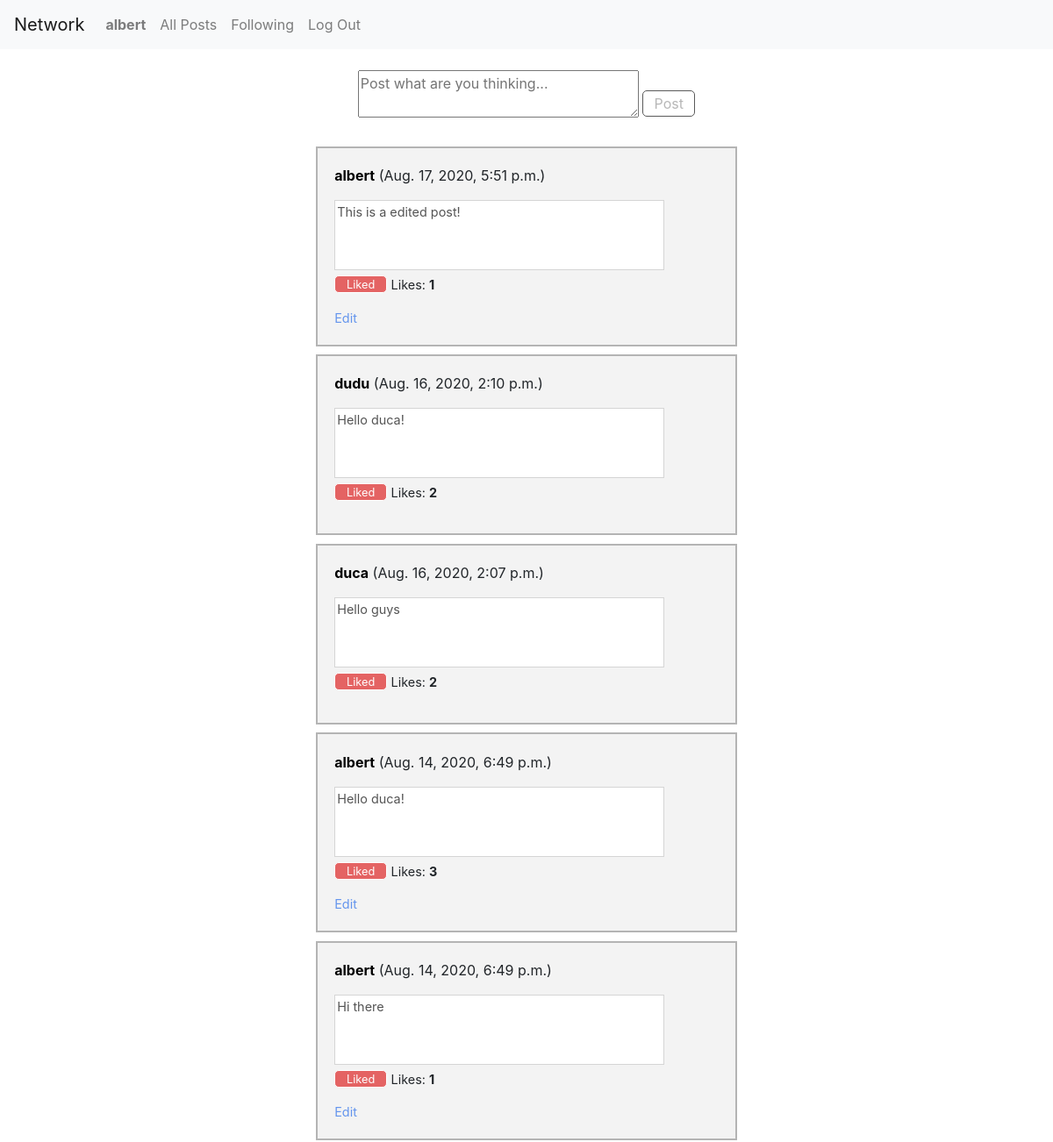
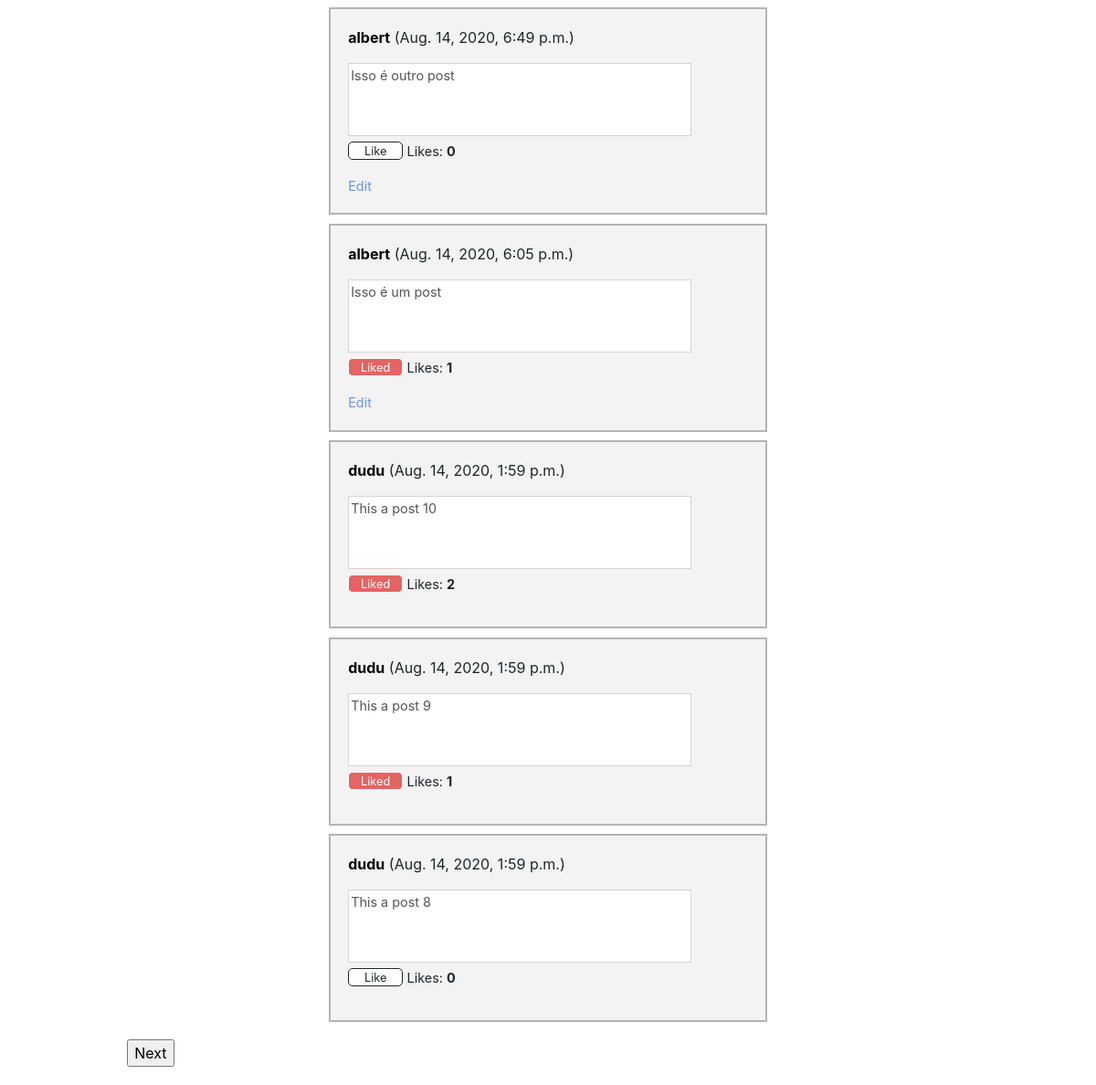
Screenshot of / (signed in) with the database file from the repository (2 pictures, top to bottom).
### network/models.py (models this page shows, shortened)
class User(AbstractUser):
    posts_owner = models.ManyToManyField(Post, blank=True, related_name='owner')
    likes_owner = models.ManyToManyField(Like, blank=True, related_name='owner')
    def __str__(self):
        return self.username

class Post(models.Model):
    post_content = models.TextField(max_length=512, blank=False)
    post_likes = models.ManyToManyField(Like, blank=True, related_name='Post')
    post_date = models.DateTimeField(default=timezone.now, verbose_name='date posted')
    class Meta:
        verbose_name = "Post"
        verbose_name_plural = "Posts"

### network/views.py (the view)
# urls.py: path("", views.index, name="index"),
def index(request, start=0, end=10, mode='loadIndex'):
    if request.method == 'GET' or mode == 'loadPosts':
        posts_info = getPostsInfo(request, start, end)
        loadPlus = getLoadPlus(end)
        loadMinus = getLoadMinus(start)
        start+= 10
        return render(request, "network/index.html", {
            'posts_info': posts_info,
            'start': start,
            'loadPlus': loadPlus,
            'loadMinus': loadMinus
        })
    content = request.POST.get('textarea')
    user = request.user
    createPost(content, user)
    return HttpResponseRedirect(reverse("index"))

### network/views.py (called while the page is built)
def getPostsInfo(request, start, end):
    posts = Post.objects.order_by('pk').reverse()[start:end]
    posts_info = checkPosts(request, posts)
    return posts_info

def checkPosts(request, posts):
    posts_info = getInfo_of_posts(request, posts)
    return posts_info

def getInfo_of_posts(request, posts):
    posts_info = []
    user = request.user
    for post in posts:
        post_line = getPostLine(user, post)
        posts_info.append(post_line)
    return posts_info

def getPostLine(user, post):
    post_line = {}
    is_liked = getIsLiked(user, post)
    owner = getOwner(post)
    is_owner = getIsOwner(owner, user)
    numberOfLikes = getNumberOfLikes(post)
    post_line['post'] = post
    post_line['owner']= owner
    post_line['is_liked'] =  is_liked
    post_line['number_of_likes'] = numberOfLikes
    post_line['is_owner'] = is_owner
    return post_line

def getIsLiked(user, post):
    if(user.is_anonymous):
        return False
    else:
        likes = Like.objects.filter(owner=user, Post=post)
        if(len(likes) > 0):
            return True

def getIsOwner(owner, user):
    if owner == user:
        return True
    return False

def getOwner(post):
    owner = User.objects.filter(posts_owner=post).first()
    return owner

def getNumberOfLikes(post):
    numberOfLikes = len(Like.objects.filter(Post=post))
    return numberOfLikes

def getLoadMinus(start):
    if(start>=10):
        return True
    return False

def getLoadPlus(end):
    numberOfPosts = len(Post.objects.order_by('pk').reverse())
    if numberOfPosts - end >= 10:
        return True
    return False

### network/templates/network/index.html (shortened to what this page needs)
{% extends "network/layout.html" %}
{% load static %}
{% block body %}
    {% if user.is_authenticated %}
    <div id="form-to-post">
        <form method="POST" action="{% url 'index' %}">
            <div id="form-content-to-post">
                <textarea onkeyup="verify()" name="textarea" id="textarea-to-post" placeholder="Post what are you thinking..."></textarea>
                <input id="submit-to-post" type="submit" value="Post" disabled>
            </div>
        </form>
    </div>
    {% endif %}
    <div id="grand-post">
    {% for post in posts_info  %}
      <div id="div-{{ post.post.pk }}" class="list-posts">
        <p id="post-owner"><strong><a class="link-user" href="{% url 'userPage' post.owner.pk %}">{{ post.owner }}</a></strong> ({{ post.post.post_date }})</p>
        <textarea  id="textarea-{{ post.post.pk }}" class="post-content" disabled >{{ post.post.post_content }}</textarea>
        <div class="div-for-likes">
            {% if post.is_liked and user.is_authenticated %}
                <div onclick="likeButton(this)" value="close" id="{{ post.post.pk }}" class="like-button-close">Liked</div>
            {% elif not post.is_liked and user.is_authenticated%}
                <div onclick="likeButton(this)" value="open" id="{{ post.post.pk }}" class="like-button-open" >Like</div>
            {% endif %}
            <p class="p-like">Likes: <strong id="likes-{{ post.post.pk }}">{{ post.number_of_likes }}</strong></p>
        </div>
        {% if post.owner == request.user %}
            <div id="edit-{{ post.post.pk }}" data-post="{{ post.post.pk }}" onclick="editPost(this)" class="div-link-to-edit"><p class="link-to-edit" >Edit</p></div>
        {% endif %}
      </div>
    {% endfor %}
    {% if loadPlus %}
    <form action="{% url 'show10Posts' 'up' 'index' 0 %}" method="POST">
        <input type="submit" value="Next" id="load-posts-button">
    </form>
    {% endif %}
    </div>
{% endblock %}

### network/templates/network/layout.html (shortened to what this page needs)
{% load static %}
<!DOCTYPE html>
<html lang="en">
    <head>
        <link rel="stylesheet" href="https://stackpath.bootstrapcdn.com/bootstrap/4.4.1/css/bootstrap.min.css">
        <link href="{% static 'network/styleCSS.css' %}" rel="stylesheet">
    </head>
    <body>
        <nav class="navbar navbar-expand-lg navbar-light bg-light">
            <a class="navbar-brand" href="#">Network</a>
            <div>
              <ul class="navbar-nav mr-auto">
                {% if user.is_authenticated %}
                    <li class="nav-item">
                        <a class="nav-link" href="{% url 'userPage' user.pk  %}"><strong>{{ user.username }}</strong></a>
                    </li>
                {% endif %}
                <li class="nav-item">
                  <a class="nav-link" href="{% url 'index' %}">All Posts</a>
                </li>
                {% if user.is_authenticated %}
                    <li class="nav-item">
                        <a class="nav-link" href="{% url 'followingPage' %}">Following</a>
                    </li>
                    <li class="nav-item">
                        <a class="nav-link" href="{% url 'logout' %}">Log Out</a>
                    </li>
                {% endif %}
              </ul>
            </div>
          </nav>
        <div class="body">
            {% block body %}
            {% endblock %}
        </div>
    </body>
</html>

### network/static/network/styleCSS.css (style rules this page uses)
#form-to-post { background-color: white; width: 60vh; margin: 0 auto; margin-top: 2%; padding-left: auto; padding-right: auto; margin-bottom: 2%; }
#form-content-to-post { margin: 0 auto; text-align: center; }
#textarea-to-post { width: 40vh; }
#submit-to-post { background-color: white; border-style: solid; border-color: rgb(90, 90, 90); border-width: 1px; border-radius: 5px; height: 30px; width: 60px; position: relative; top: -10px; }
.list-posts { width: 60vh; height: fit-content; background-color: rgb(243, 243, 243); margin: 0 auto; margin-top: 1%; border-style: solid; border-color: rgb(180, 180, 180); border-width: 2px; padding: 2%; }
#grand-post { display: block; margin-left: 10%; margin-right: 10%; width: 80%; }
.post-content:disabled { resize: none; background-color: white; width: 47vh; height: 10vh; font-size: 90%; }
.like-button-open { border-radius: 5px; border-style: solid; border-width: 1px; width: 60px; height: 20px; outline: none; font-size: 80%; background-color: white; user-select: none; text-align: center; }
.like-button-close { border-radius: 5px; border-style: solid; border-width: 1px; width: 60px; height: 20px; outline: none; font-size: 80%; background-color: rgb(228, 99, 99); color: white; user-select: none; text-align: center; }
.div-for-likes { display: flex; }
.p-like { font-size: 90%; padding-left: 1%; }
#load-posts-button { margin: 2%; }
.link-user { color: black; text-decoration: none; }
.link-to-edit { font-size: 90%; margin: 0; color: cornflowerblue; }
.div-link-to-edit { width: fit-content; user-select: none; }

### rows the page displays
User: username "albert"
Post: owner "albert", post.post_date "Aug. 17, 2020, 5:51 p.m.", post.pk "This is a edited post!", number_of_likes "1"
Post: owner "dudu", post.post_date "Aug. 16, 2020, 2:10 p.m.", post.pk "Hello duca!", number_of_likes "2"
Post: owner "duca", post.post_date "Aug. 16, 2020, 2:07 p.m.", post.pk "Hello guys", number_of_likes "2"
Post: owner "albert", post.post_date "Aug. 14, 2020, 6:49 p.m.", post.pk "Hello duca!", number_of_likes "3"
Post: owner "albert", post.post_date "Aug. 14, 2020, 6:49 p.m.", post.pk "Hi there", number_of_likes "1"
Post: owner "albert", post.post_date "Aug. 14, 2020, 6:49 p.m.", post.pk "Isso é outro post", number_of_likes "0"
Post: owner "albert", post.post_date "Aug. 14, 2020, 6:05 p.m.", post.pk "Isso é um post", number_of_likes "1"
Post: owner "dudu", post.post_date "Aug. 14, 2020, 1:59 p.m.", post.pk "This a post 10", number_of_likes "2"
Post: owner "dudu", post.post_date "Aug. 14, 2020, 1:59 p.m.", post.pk "This a post 9", number_of_likes "1"
Post: owner "dudu", post.post_date "Aug. 14, 2020, 1:59 p.m.", post.pk "This a post 8", number_of_likes "0"
